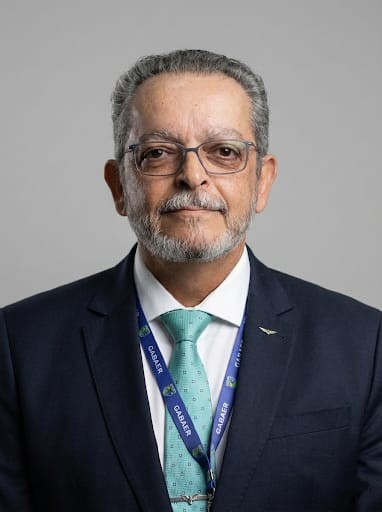
#> input picture profok/claudio.jpeg, 382 x 512 px
$ python -i gerar_pdf.py   (imports and definitions only)
#> lines starting #> are read from the running program, lines starting #| are printed output that depends on the picture
from reportlab.lib.pagesizes import A4
from reportlab.lib.units import mm, cm
from reportlab.lib.colors import HexColor, white, black
from reportlab.pdfgen import canvas
from reportlab.lib.utils import ImageReader
from PIL import Image, ImageDraw
import os
import io

BASE = r"D:\Pastel\comprasegokv-master\comprasegokv-master\public"
OUTPUT = r"D:\Pastel\comprasegokv-master\comprasegokv-master\programacao-compraseg.pdf"

# Colors
# [1 line that did not run here, left out]
# [1 line that did not run here, left out]
# [1 line that did not run here, left out]
# [1 line that did not run here, left out]
# [1 line that did not run here, left out]
# [1 line that did not run here, left out]

SCHEDULE = [
    {
        "day": "12 DE MAIO DE 2026 (TERÇA-FEIRA)",
        "periods": [
            {
                "name": "MANHÃ",
                "events": [
                    {"time": "8h", "title": "Credenciamento"},
                    {"time": "8h30", "title": "Abertura"},
                    {"time": "9h", "title": "Palestra inaugural – Segurança Pública em Santa Catarina", "speaker": "Flávio Rogério Pereira Graff", "role": "Secretário de Estado da Segurança Pública de Santa Catarina", "image": "profok/flaviograff.png"},
                    {"time": "9h30", "title": "Coffee break"},
                    {"time": "10h", "title": "Lançamento do livro Temas de Contratações da Segurança Pública"},
                    {"time": "10h30", "title": "A visão do Tribunal de Contas sobre as especificidades das contratações da Segurança Pública", "speaker": "Adircélio Júnior", "role": "Conselheiro do Tribunal de Contas do Estado de Santa Catarina", "image": "profok/Adircelio.png"},
                    {"time": "11h", "title": "Controle externo como garante das contratações de segurança pública", "speaker": "Diogo Roberto Ringenberg", "role": "Procurador do Ministério Público de Contas do Estado de Santa Catarina", "image": "profok/diogo.png"},
                    {"time": "11h30", "title": "Debates"},
                    {"time": "12h", "title": "Intervalo para o almoço"},
                ]
            },
            {
                "name": "TARDE",
                "events": [
                    {"time": "14h", "title": "Panorama da aviação de segurança pública", "speaker": "Alex Mena Barreto", "role": "Coronel de Polícia Militar", "image": "profok/alexok.png"},
                    {"time": "14h35", "title": "Projetos de equipamentos de defesa e segurança pública: dilemas entre desenvolvimento e aquisição", "speaker": "Claudio Cardoso", "role": "Coronel Aviador R1 da Força Aérea Brasileira", "image": "profok/claudio.jpeg"},
                    {"time": "15h10", "title": "Debates"},
                    {"time": "15h50", "title": "Coffee break"},
                    {"time": "16h20", "title": "Soluções de TI para a segurança pública. Contratar ou desenvolver? Como fiscalizar?", "speaker": "Joselaine Branchini", "role": "Coordenadora de Dívidas e Cálculos da AGU", "image": "profok/Joselaine.png"},
                    {"time": "16h55", "title": "Pressupostos necessários para a centralização de compras da segurança pública", "speaker": "Marfisa Carla Castro", "role": "Diretora da Central de Compras do Ministério da Gestão e da Inovação em Serviços Públicos", "image": "profok/marfisa.png"},
                    {"time": "17h30", "title": "Debates"},
                    {"time": "18h", "title": "Encerramento"},
                ]
            }
        ]
    },
    {
        "day": "13 DE MAIO DE 2026 (QUARTA-FEIRA)",
        "periods": [
            {
                "name": "MANHÃ",
                "events": [
                    {"time": "8h", "title": "Licitações internacionais de equipamentos de segurança pública", "speaker": "Jonas Lima", "role": "Advogado", "image": "profok/jomas.jpeg"},
                    {"time": "8h35", "title": "Estratégias em licitações internacionais: O disruptivo processo de aquisição de fuzis da Polícia Federal", "speaker": "Lucian Fidelis", "role": "Perito Criminal Federal", "image": "profok/lucian.jpeg"},
                    {"time": "9h10", "title": "Debates"},
                    {"time": "9h50", "title": "Coffee break"},
                    {"time": "10h20", "title": "Normas técnicas de fardamento: qualidade, segurança e efetividade", "speaker": "Renata Monteiro", "role": "Coordenadora de Projetos de Defesa e Segurança do SENAI CETIQT", "image": "profok/renata.jpg"},
                    {"time": "10h55", "title": "Inovações na aquisição de armamentos e equipamentos de proteção de uso policial", "speaker": "Gisele Novo", "role": "Policial Rodoviária Federal", "image": "profok/gisele.jpeg"},
                    {"time": "11h30", "title": "Debates"},
                    {"time": "12h", "title": "Intervalo para o almoço"},
                ]
            },
            {
                "name": "TARDE",
                "events": [
                    {"time": "14h", "title": "Obtenções por aquisições complexas de produtos de defesa e segurança", "speaker": "Felipe Dalenogare", "role": "Chefe de Divisão da Coordenação-Geral Jurídica de Licitações do Ministério da Defesa", "image": "profok/felipe.jpeg"},
                    {"time": "14h35", "title": "Aquisições de produtos controlados pelo Exército", "speaker": "Roberto Menezes", "role": "Coronel R1 do Exército Brasileiro", "image": "profok/roberto.png"},
                    {"time": "15h10", "title": "Debates"},
                    {"time": "15h50", "title": "Coffee break"},
                    {"time": "16h20", "title": "Requisitos de qualidade e aspectos de mercado nas compras de materiais bélicos", "speaker": "Murilo Frigeri", "role": "Graduado em Ciências Policiais", "image": "profok/murilo.jpeg"},
                    {"time": "16h55", "title": "Estudos para aquisições de veículos blindados de uso policial", "speaker": "Mario Sergio", "role": "Delegado de Polícia Civil", "image": "profok/mario.png"},
                    {"time": "17h30", "title": "Debates"},
                    {"time": "18h", "title": "Encerramento"},
                ]
            }
        ]
    },
    {
        "day": "14 DE MAIO DE 2026 (QUINTA-FEIRA)",
        "periods": [
            {
                "name": "MANHÃ",
                "events": [
                    {"time": "8h", "title": "Prestação de contas de transferência fundo a fundo", "speaker": "Michelle Silveira", "role": "Coordenadora-Geral de Transferências Fundo a Fundo da SENASP", "image": "profok/michelle.jpeg"},
                    {"time": "8h35", "title": "Responsabilização perante os tribunais de contas", "speaker": "Ana Luiza Jacoby", "role": "Advogada", "image": "profok/analuiza.png"},
                    {"time": "9h10", "title": "Debates"},
                    {"time": "9h50", "title": "Coffee break"},
                    {"time": "10h20", "title": "Aquisição de cães policiais", "speaker": "Vitor Valle", "role": "Coronel de Polícia Militar", "image": "profok/vitor.jpeg"},
                    {"time": "10h55", "title": "Estudos para aquisição de equinos para a polícia montada", "speaker": "Syllas Jadach", "role": "Tenente-Coronel de Polícia Militar", "image": "profok/SYLLAS.png"},
                    {"time": "11h30", "title": "Debates"},
                    {"time": "12h", "title": "Intervalo para o almoço"},
                ]
            },
            {
                "name": "TARDE",
                "events": [
                    {"time": "14h", "title": "Ciclo de vida de materiais bélicos", "speaker": "Juliana Ferreira", "role": "Coronel Intendente da Força Aérea Brasileira", "image": "profok/juliana.png"},
                    {"time": "14h35", "title": "Termo de Licitação Especial para as aquisições da Segurança Pública", "speaker": "Álvaro Capagio", "role": "Regulador Federal", "image": "profok/alvaro.jpeg", "co_speaker": {"name": "Murilo Frigeri", "role": "Graduado em Ciências Policiais", "image": "profok/murilo.jpeg"}},
                    {"time": "15h10", "title": "Debates"},
                    {"time": "15h50", "title": "Coffee break"},
                    {"time": "16h20", "title": "Certificações de materiais bélicos", "speaker": "Álvaro Capagio", "role": "Regulador Federal", "image": "profok/alvaro.jpeg"},
                    {"time": "16h55", "title": "Exigência de marcas e proibição de marcas em licitações da Segurança Pública", "speaker": "Noel Baratieri", "role": "Advogado", "image": "profok/noel.jpeg"},
                    {"time": "17h30", "title": "Debates"},
                    {"time": "18h", "title": "Encerramento"},
                    {"time": "18h15", "title": "Coquetel de confraternização"},
                ]
            }
        ]
    }
]

def make_circular_image(image_path, size=300):
    """Create a circular cropped image."""
#> called with image_path = 'profok/claudio.jpeg', size = 300
    try:
        img = Image.open(image_path)
#> img is the input picture: PIL image 382x512 RGB; mean R, G, B 112.7, 111.5, 114.7
        img = img.convert("RGBA")
#> img: PIL image 382x512 RGBA
        # Crop to square from top (to get the face)
        w, h = img.size
#> w = 382; h = 512
        side = min(w, h)
#> side = 382
        left = (w - side) // 2
#> left = 0
        top = 0  # Crop from top to get face
        img = img.crop((left, top, left + side, top + side))
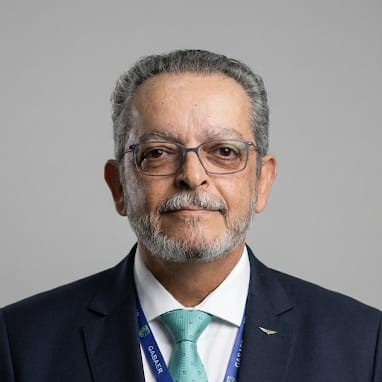
#> img: PIL image 382x382 RGBA; mean R, G, B, A 138.3, 134.1, 134.3, 255
        img = img.resize((size, size), Image.LANCZOS)
#> img: PIL image 300x300 RGBA

        # Create circular mask
        mask = Image.new("L", (size, size), 0)
#> mask: PIL image 300x300 L; every value is 0
        draw = ImageDraw.Draw(mask)
        draw.ellipse((0, 0, size - 1, size - 1), fill=255)

        # Apply mask
        output = Image.new("RGBA", (size, size), (0, 0, 0, 0))
#> output: PIL image 300x300 RGBA; every value is 0
        output.paste(img, (0, 0), mask)
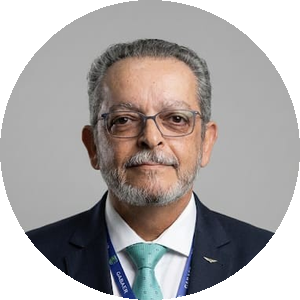
#> output: PIL image 300x300 RGBA; mean R, G, B, A 114.5, 109.8, 108.7, 200.1; transparent parts drawn white

        buf = io.BytesIO()
        output.save(buf, format="PNG")
        buf.seek(0)
#> (the run stopped early here; a loop or call above may not have finished)

$ run again, on profok/gabriela.jpeg
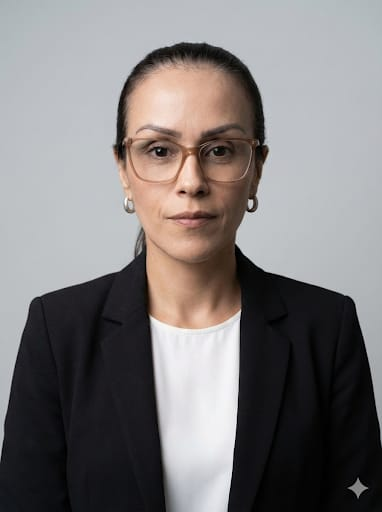
#> input picture profok/gabriela.jpeg, 382 x 512 px
#> in make_circular_image, img is the input picture: PIL image 382x512 RGB; mean R, G, B 126.5, 122.8, 123.1
#> in make_circular_image, `img = img.crop((left, top, left + side, top + side))`:
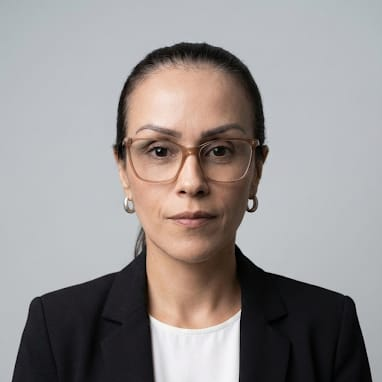
#> img: PIL image 382x382 RGBA; mean R, G, B, A 150.4, 145.4, 144.8, 255
#> mask: PIL image 300x300 L; every value is 0
#> in make_circular_image, `output.paste(img, (0, 0), mask)`:
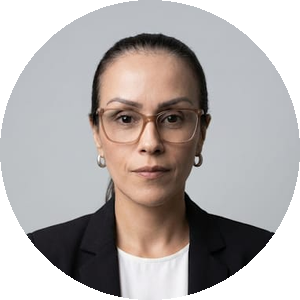
#> output: PIL image 300x300 RGBA; mean R, G, B, A 122.3, 116.7, 115.1, 200.1; transparent parts drawn white

$ run again, on profok/julio.jpeg
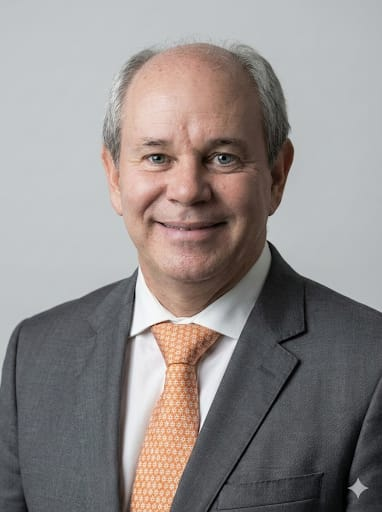
#> input picture profok/julio.jpeg, 382 x 512 px
#> in make_circular_image, img is the input picture: PIL image 382x512 RGB; mean R, G, B 145.3, 139.4, 138.3
#> in make_circular_image, `img = img.crop((left, top, left + side, top + side))`:
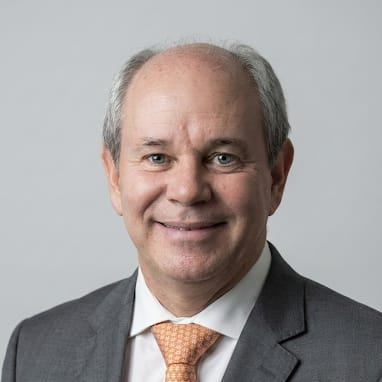
#> img: PIL image 382x382 RGBA; mean R, G, B, A 160.1, 154, 152.6, 255
#> mask: PIL image 300x300 L; every value is 0
#> in make_circular_image, `output.paste(img, (0, 0), mask)`:
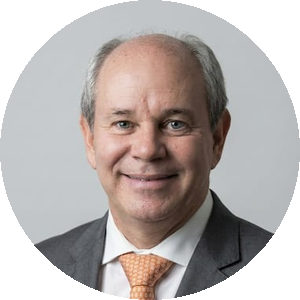
#> output: PIL image 300x300 RGBA; mean R, G, B, A 127.9, 121, 118.9, 200.1; transparent parts drawn white
